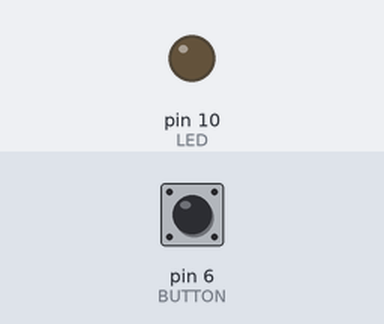
Bench run of a sketch on a simulated Arduino Uno, built with avr-gcc and run on an emulated ATmega328P. Shown: output pins drawn as LEDs (lit = HIGH). Inputs (shaded band) come from the test bench; at power-on: pin 6 (BUTTON) HIGH. What the sketch prints to the serial monitor is not drawn.

Above: at 1.2 s.
1.3 s: pin 6 (BUTTON) pulled LOW for 0.15 s
At 1.37 s:
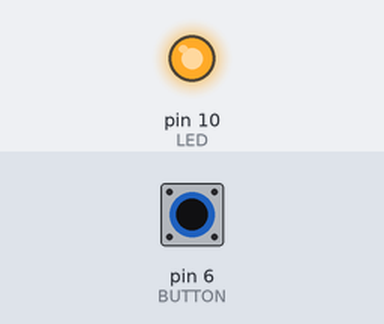
2.9 s: pin 6 (BUTTON) pulled LOW for 3.2 s
At 7.4 s:
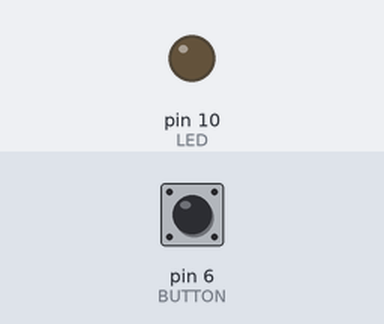
Timing chart, 0 to 8.9 s (numbered marks = the images above; inputs shaded):
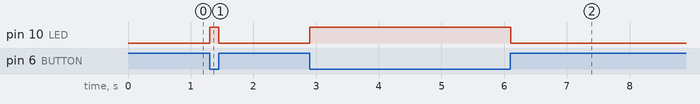

Measured:
- after the input at 1.3 s, pin 10 (LED): LOW → HIGH at once, → LOW 0.15 s later
- after the input at 2.9 s, pin 10 (LED): LOW → HIGH at once, → LOW 3.2 s later

The sketch:

4_toc_toc.ino
```cpp
int LED = 10;
int BUTTON = 6;
bool state = true;

void setup()
{
    pinMode(LED, OUTPUT);
    pinMode(BUTTON, INPUT);
    Serial.begin(9600);

}
void loop()
{
    state = digitalRead(BUTTON);
    Serial.print(state);
    if (state == false)
    {
        digitalWrite(LED, HIGH);
    }
    else
    {
        digitalWrite(LED, LOW);
    }


}
```
